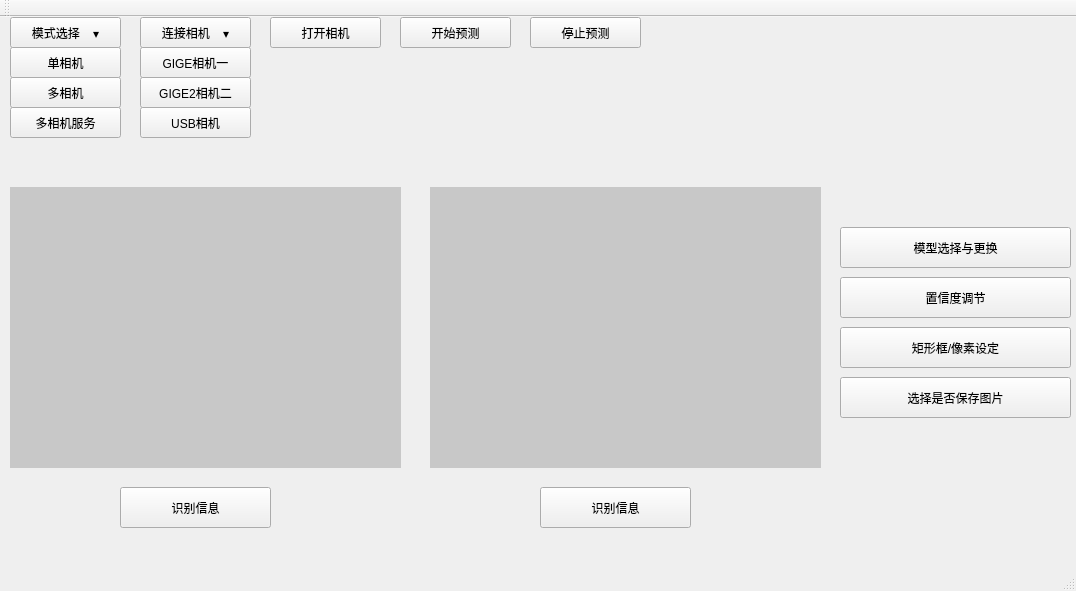
<?xml version="1.0" encoding="UTF-8"?>
<ui version="4.0">
 <class>MainWindow</class>
 <widget class="QMainWindow" name="MainWindow">
  <property name="enabled">
   <bool>true</bool>
  </property>
  <property name="geometry">
   <rect>
    <x>0</x>
    <y>0</y>
    <width>1076</width>
    <height>591</height>
   </rect>
  </property>
  <property name="windowTitle">
   <string>MainWindow</string>
  </property>
  <property name="autoFillBackground">
   <bool>false</bool>
  </property>
  <property name="toolButtonStyle">
   <enum>Qt::ToolButtonIconOnly</enum>
  </property>
  <property name="animated">
   <bool>true</bool>
  </property>
  <property name="documentMode">
   <bool>false</bool>
  </property>
  <property name="tabShape">
   <enum>QTabWidget::Rounded</enum>
  </property>
  <widget class="QWidget" name="centralWidget">
   <widget class="QPushButton" name="pushButton_choose_mode">
    <property name="geometry">
     <rect>
      <x>10</x>
      <y>0</y>
      <width>111</width>
      <height>31</height>
     </rect>
    </property>
    <property name="text">
     <string>模式选择    ▾</string>
    </property>
   </widget>
   <widget class="QPushButton" name="pushButton_one_camera">
    <property name="geometry">
     <rect>
      <x>10</x>
      <y>30</y>
      <width>111</width>
      <height>31</height>
     </rect>
    </property>
    <property name="mouseTracking">
     <bool>false</bool>
    </property>
    <property name="autoFillBackground">
     <bool>false</bool>
    </property>
    <property name="text">
     <string>单相机</string>
    </property>
    <property name="autoRepeat">
     <bool>false</bool>
    </property>
    <property name="autoExclusive">
     <bool>false</bool>
    </property>
    <property name="autoDefault">
     <bool>false</bool>
    </property>
    <property name="default">
     <bool>false</bool>
    </property>
    <property name="flat">
     <bool>false</bool>
    </property>
   </widget>
   <widget class="QPushButton" name="pushButton_two_camera_service">
    <property name="geometry">
     <rect>
      <x>10</x>
      <y>90</y>
      <width>111</width>
      <height>31</height>
     </rect>
    </property>
    <property name="text">
     <string>多相机服务</string>
    </property>
   </widget>
   <widget class="QPushButton" name="pushButton_two_camera">
    <property name="geometry">
     <rect>
      <x>10</x>
      <y>60</y>
      <width>111</width>
      <height>31</height>
     </rect>
    </property>
    <property name="text">
     <string>多相机</string>
    </property>
   </widget>
   <widget class="QPushButton" name="pushButton_camera_one">
    <property name="geometry">
     <rect>
      <x>140</x>
      <y>30</y>
      <width>111</width>
      <height>31</height>
     </rect>
    </property>
    <property name="autoFillBackground">
     <bool>false</bool>
    </property>
    <property name="text">
     <string>GIGE相机一</string>
    </property>
   </widget>
   <widget class="QPushButton" name="pushButton_connect_camera">
    <property name="geometry">
     <rect>
      <x>140</x>
      <y>0</y>
      <width>111</width>
      <height>31</height>
     </rect>
    </property>
    <property name="text">
     <string>连接相机    ▾</string>
    </property>
   </widget>
   <widget class="QPushButton" name="pushButton_camera_two">
    <property name="geometry">
     <rect>
      <x>140</x>
      <y>60</y>
      <width>111</width>
      <height>31</height>
     </rect>
    </property>
    <property name="text">
     <string>GIGE2相机二</string>
    </property>
   </widget>
   <widget class="QPushButton" name="pushButton_open_camera">
    <property name="geometry">
     <rect>
      <x>270</x>
      <y>0</y>
      <width>111</width>
      <height>31</height>
     </rect>
    </property>
    <property name="text">
     <string>打开相机</string>
    </property>
   </widget>
   <widget class="QPushButton" name="pushButton_start_infer">
    <property name="geometry">
     <rect>
      <x>400</x>
      <y>0</y>
      <width>111</width>
      <height>31</height>
     </rect>
    </property>
    <property name="text">
     <string>开始预测</string>
    </property>
   </widget>
   <widget class="QPushButton" name="pushButton_stop_infer">
    <property name="geometry">
     <rect>
      <x>530</x>
      <y>0</y>
      <width>111</width>
      <height>31</height>
     </rect>
    </property>
    <property name="text">
     <string>停止预测</string>
    </property>
   </widget>
   <widget class="QLabel" name="label_img_one">
    <property name="geometry">
     <rect>
      <x>10</x>
      <y>170</y>
      <width>391</width>
      <height>281</height>
     </rect>
    </property>
    <property name="styleSheet">
     <string notr="true">background-color: rgb(200, 200, 200);</string>
    </property>
    <property name="text">
     <string/>
    </property>
   </widget>
   <widget class="QLabel" name="label_img_two">
    <property name="geometry">
     <rect>
      <x>430</x>
      <y>170</y>
      <width>391</width>
      <height>281</height>
     </rect>
    </property>
    <property name="styleSheet">
     <string notr="true">background-color: rgb(200, 200, 200);</string>
    </property>
    <property name="text">
     <string/>
    </property>
   </widget>
   <widget class="QPushButton" name="pushButton_message_one">
    <property name="geometry">
     <rect>
      <x>120</x>
      <y>470</y>
      <width>151</width>
      <height>41</height>
     </rect>
    </property>
    <property name="text">
     <string>识别信息</string>
    </property>
   </widget>
   <widget class="QPushButton" name="pushButton_message_two">
    <property name="geometry">
     <rect>
      <x>540</x>
      <y>470</y>
      <width>151</width>
      <height>41</height>
     </rect>
    </property>
    <property name="text">
     <string>识别信息</string>
    </property>
   </widget>
   <widget class="QPushButton" name="pushButton_choose_infer_model">
    <property name="geometry">
     <rect>
      <x>840</x>
      <y>210</y>
      <width>231</width>
      <height>41</height>
     </rect>
    </property>
    <property name="text">
     <string>模型选择与更换</string>
    </property>
   </widget>
   <widget class="QPushButton" name="pushButton_confidence_adjust">
    <property name="geometry">
     <rect>
      <x>840</x>
      <y>260</y>
      <width>231</width>
      <height>41</height>
     </rect>
    </property>
    <property name="text">
     <string>置信度调节</string>
    </property>
   </widget>
   <widget class="QPushButton" name="pushButton_set_pix">
    <property name="geometry">
     <rect>
      <x>840</x>
      <y>310</y>
      <width>231</width>
      <height>41</height>
     </rect>
    </property>
    <property name="text">
     <string>矩形框/像素设定</string>
    </property>
   </widget>
   <widget class="QPushButton" name="pushButton_save_img">
    <property name="geometry">
     <rect>
      <x>840</x>
      <y>360</y>
      <width>231</width>
      <height>41</height>
     </rect>
    </property>
    <property name="text">
     <string>选择是否保存图片</string>
    </property>
   </widget>
   <widget class="QPushButton" name="pushButton_usb_camera">
    <property name="geometry">
     <rect>
      <x>140</x>
      <y>90</y>
      <width>111</width>
      <height>31</height>
     </rect>
    </property>
    <property name="text">
     <string>USB相机</string>
    </property>
   </widget>
  </widget>
  <widget class="QMenuBar" name="menuBar">
   <property name="geometry">
    <rect>
     <x>0</x>
     <y>0</y>
     <width>1076</width>
     <height>23</height>
    </rect>
   </property>
  </widget>
  <widget class="QToolBar" name="mainToolBar">
   <attribute name="toolBarArea">
    <enum>TopToolBarArea</enum>
   </attribute>
   <attribute name="toolBarBreak">
    <bool>false</bool>
   </attribute>
  </widget>
  <widget class="QStatusBar" name="statusBar"/>
 </widget>
 <layoutdefault spacing="6" margin="11"/>
 <resources/>
 <connections/>
</ui>
